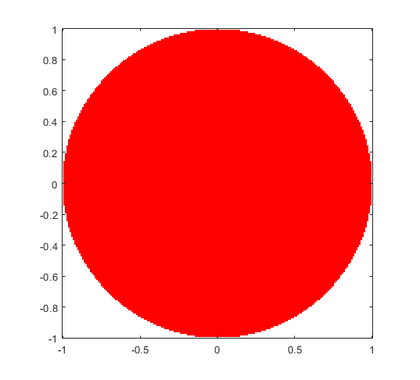
%> input picture FilledUnit.png, 420 x 380 px, shrunk from 537 x 486 before the run
$ octave Part4Method1.m   (GNU Octave 9; MATLAB toolbox functions it lacks are replaced by stand-ins)
%> lines starting %> are read from the running program, lines starting %| are printed output that depends on the picture; in (x1, y1, x2, y2) boxes, pixels count from 0 and x2, y2 are one past the last pixel; in counts of white or black regions, pixels touching at a corner belong together; the program's own positions count from 1
c= imread('FilledUnit.png');
%> c is the input picture: size 380x420x3 uint8; mean R, G, B 252.8, 133.1, 133.1
c = rgb2gray(c);
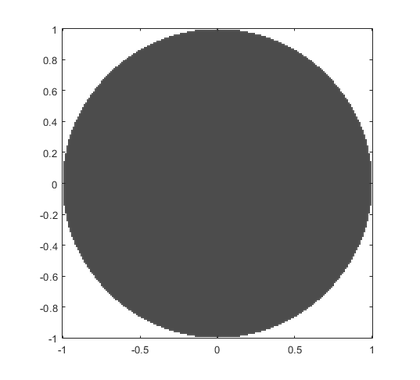
%> c: size 380x420 uint8; min 0, max 255, mean 168.8
[rows, columns, numberOfColorChannels] = size(image);


if ndims(c)==3
    if size(c,3)==3 && size(c,1)>=8 && size(c,2)>=8
        c = sum(c,3);
    end
end

if length(c)==numel(c)
    dim=1;
    if size(c,1)~=1
        c = c';
    end
end

width = max(size(c));
%> width = 420
p = log(width)/log(2);
%> p = 8.71


if p~=round(p) || any(size(c)~=width)
    p = ceil(p);
%> p = 9
    width = 2^p;
%> width = 512
            mz = zeros(width, width);
            mz(1:size(c,1), 1:size(c,2)) = c;
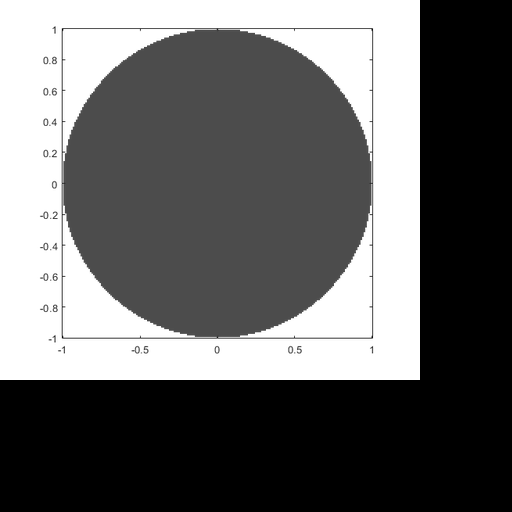
%> mz: size 512x512 double; min 0, max 255, mean 102.8
            c = mz;
end

n=zeros(1,round(p+1));

n(round((p+1))) = sum(c(:));
        for g=(p-1):-1:0
            siz = 2^(p-g);
            siz2 = round(siz/2);
            for i=1:siz:(width-siz+1)
                for j=1:siz:(width-siz+1)
                    c(i,j) = ( c(i,j) || c(i+siz2,j) || c(i,j+siz2) || c(i+siz2,j+siz2) );
                end
            end
            n(g+1) = sum(sum(c(1:siz:(width-siz+1),1:siz:(width-siz+1))));
        end
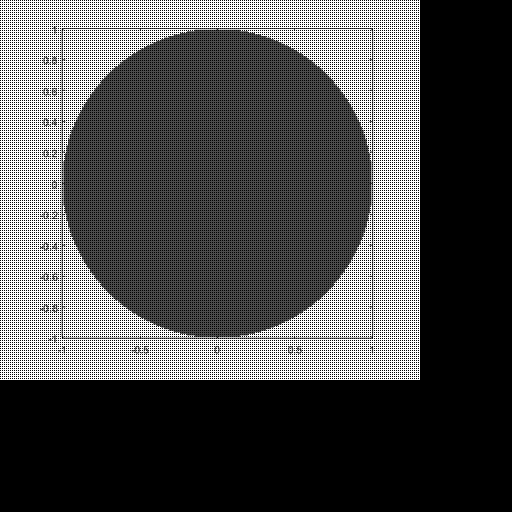
%> c: size 512x512 double; 15.22% of pixels changed, all inside (x1, y1, x2, y2) = (0, 0, 419, 379)
%> after the loop, n = [1 4 12 42 168 648 2544 9975 39900 26935609]

n = n(end:-1:1);
%> n = [26935609 39900 9975 2544 648 168 42 12 4 1]
r = 2.^(0:p);
%> r = [1 2 4 8 16 32 64 128 256 512]

loglog(r,n);
xlabel('r, box size'); ylabel('n(r), number of boxes');
%> after `ylabel('n(r), number of boxes')`:
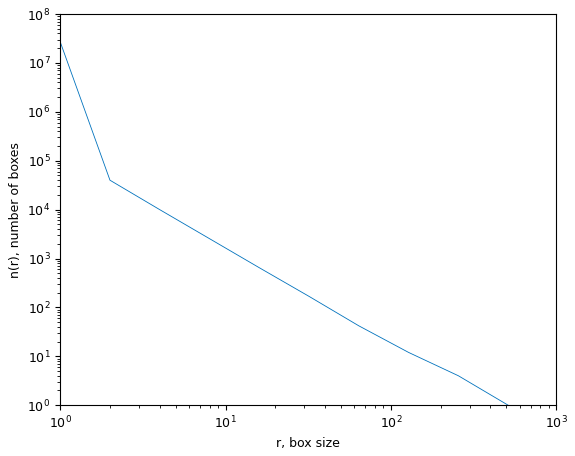
%> figure redrawn from the program's plot data; curve peaks at x = 1, y = 26935609
%> (the run ends here)

$ run again, with Part1Code.png copied over FilledUnit.png
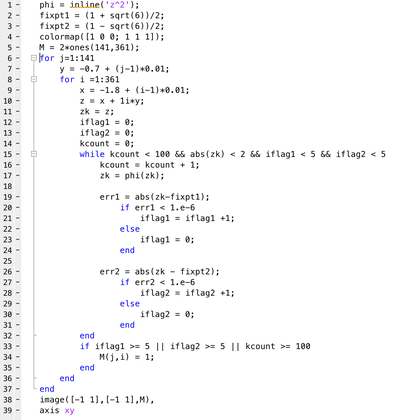
%> input picture Part1Code.png, 396 x 420 px, shrunk from 1262 x 1338 before the run
%> c is the input picture: size 420x396x3 uint8; mean R, G, B 247.4, 247.3, 247.9
%> after the loop `for g=(p-1):-1:0`:
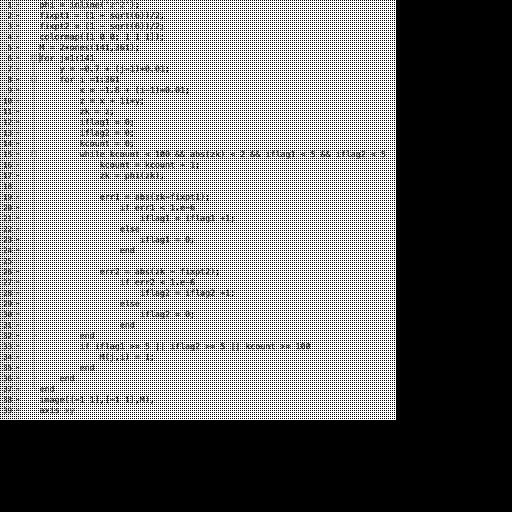
%> c: size 512x512 double; min 0, max 255, mean 117.9
%> after the loop `for g=(p-1):-1:0`: n = [1 4 16 49 182 675 2650 10395 41580 41152384]
%> `n = n(end:-1:1);`: n = [41152384 41580 10395 2650 675 182 49 16 4 1]
%> `ylabel('n(r), number of boxes')`:
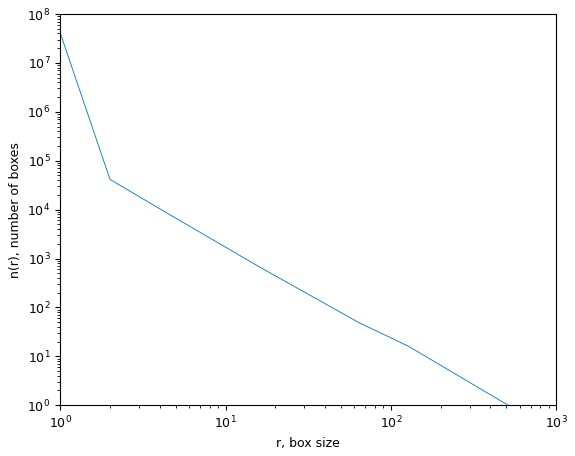
%> figure redrawn from the program's plot data; curve peaks at x = 1, y = 41152384

$ run again, with Part2aCode.png copied over FilledUnit.png
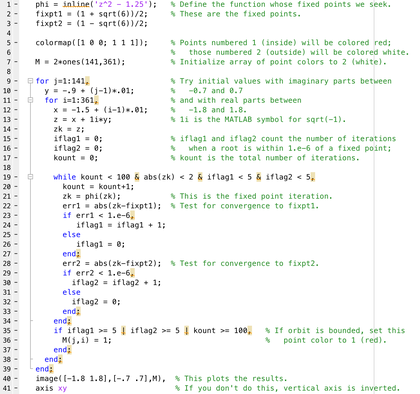
%> input picture Part2aCode.png, 420 x 394 px, shrunk from 1490 x 1396 before the run
%> c is the input picture: size 394x420x3 uint8; mean R, G, B 243.2, 245.7, 243.4
%> after the loop `for g=(p-1):-1:0`:
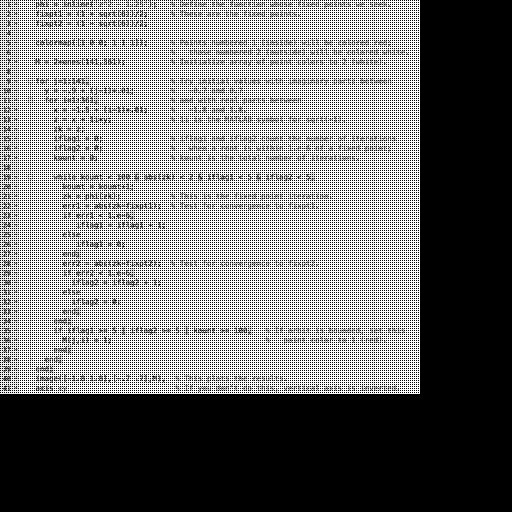
%> c: size 512x512 double; min 0, max 255, mean 116
%> after the loop `for g=(p-1):-1:0`: n = [1 4 16 49 182 675 2650 10395 41370 40493129]
%> `n = n(end:-1:1);`: n = [40493129 41370 10395 2650 675 182 49 16 4 1]
%> `ylabel('n(r), number of boxes')`:
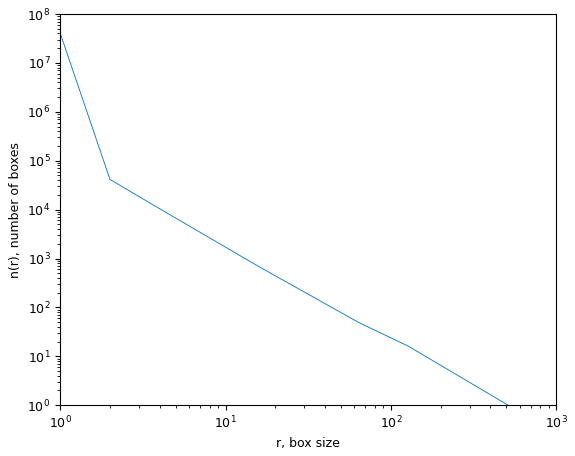
%> figure redrawn from the program's plot data; curve peaks at x = 1, y = 40493129

$ run again, with Part2bCode.png copied over FilledUnit.png
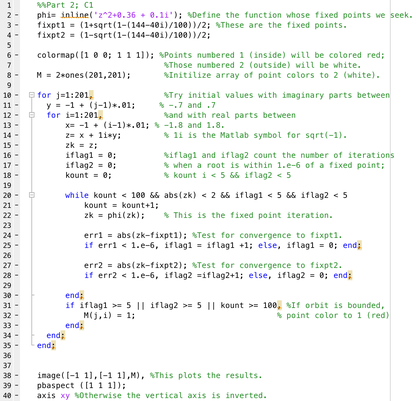
%> input picture Part2bCode.png, 420 x 401 px, shrunk from 1428 x 1362 before the run
%> c is the input picture: size 401x420x3 uint8; mean R, G, B 242.3, 244.8, 242.6
%> after the loop `for g=(p-1):-1:0`:
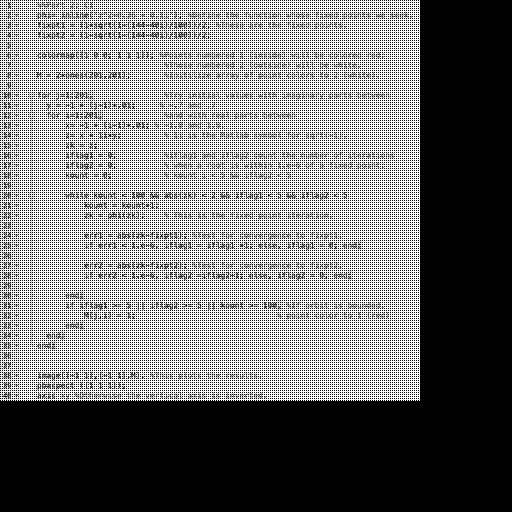
%> c: size 512x512 double; min 0, max 255, mean 117.4
%> after the loop `for g=(p-1):-1:0`: n = [1 4 16 49 182 702 2703 10605 42210 41060021]
%> `n = n(end:-1:1);`: n = [41060021 42210 10605 2703 702 182 49 16 4 1]
%> `ylabel('n(r), number of boxes')`:
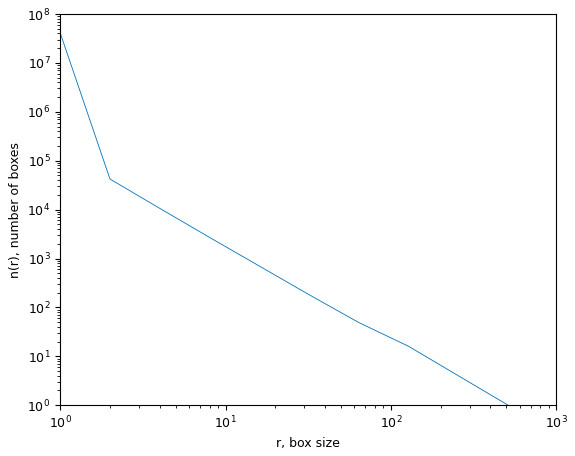
%> figure redrawn from the program's plot data; curve peaks at x = 1, y = 41060021
